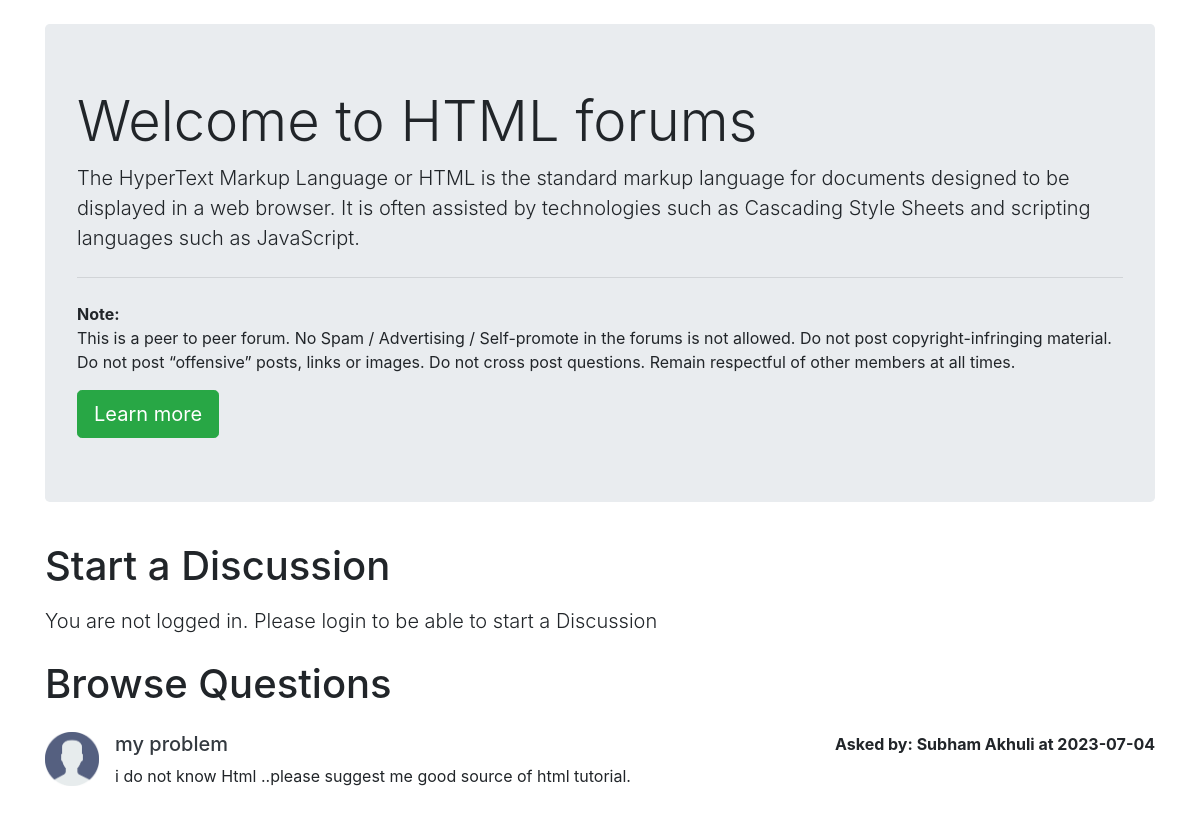
The app's page /threadlist.php?catid=2 with its own data.
### tables this page shows
CREATE TABLE `categories` (
  `category_id` int(11) NOT NULL,
  `category_name` varchar(50) NOT NULL,
  `category_description` varchar(255) NOT NULL,
  `created` datetime NOT NULL DEFAULT current_timestamp()
);

CREATE TABLE `threads` (
  `thread_id` int(11) NOT NULL,
  `thread_title` varchar(255) NOT NULL,
  `thread_desc` text NOT NULL,
  `thread_cat_id` int(7) NOT NULL,
  `thread_user_id` int(7) NOT NULL,
  `timestamp` date DEFAULT current_timestamp()
);

CREATE TABLE `users` (
  `sno` int(11) NOT NULL,
  `username` varchar(60) NOT NULL,
  `user_email` varchar(50) NOT NULL,
  `user_pass` varchar(255) NOT NULL,
  `timestamp` datetime NOT NULL DEFAULT current_timestamp()
);

### threadlist.php (the view, shortened to what this page needs)
<!doctype html>
<html lang="en">
<head>
    <link rel="stylesheet" href="https://stackpath.bootstrapcdn.com/bootstrap/4.5.0/css/bootstrap.min.css"
>
</head>
<body>
    <?php
    $id = $_GET['catid'];
    $sql = "SELECT * FROM `categories` WHERE category_id=$id";
    $result = mysqli_query($conn, $sql);
    while($row = mysqli_fetch_assoc($result)){
        $catname = $row['category_name'];
        $catdesc = $row['category_description'];
    }
    ?>
    <div class="container my-4">
        <div class="jumbotron">
            <h1 class="display-4">Welcome to <?php echo $catname;?> forums</h1>
            <p class="lead"> <?php echo $catdesc;?></p>
            <hr class="my-4">
            <p><b>Note: </b><br>This is a peer to peer forum. No Spam / Advertising / Self-promote in the forums is not allowed. Do not
                post copyright-infringing material. Do not post “offensive” posts, links or images. Do not cross post
                questions. Remain respectful of other members at all times.</p>
            <a class="btn btn-success btn-lg" href="https://www.wikipedia.org/" target="_blank" role="button">Learn more</a>
        </div>
    </div>
    <?php
    if(isset($_SESSION['loggedin']) && $_SESSION['loggedin']==true){
    echo '<div class="container">
            <h1 class="py-2">Start a Discussion</h1>
            <form action="'. $_SERVER["REQUEST_URI"] . '" method="post">
                <div class="form-group">
                    <label for="exampleInputEmail1">Problem Title</label>
                    <input type="text" class="form-control" id="title" name="title" aria-describedby="emailHelp">
                    <small id="emailHelp" class="form-text text-muted">Keep your title as short and crisp as
                        possible</small>
                </div>
                <input type="hidden" name="sno" value="'. $_SESSION["sno"]. '">
                <div class="form-group">
                    <label for="exampleFormControlTextarea1">Ellaborate Your Concern</label>
                    <textarea class="form-control" id="desc" name="desc" rows="3"></textarea>
                </div>
                <button type="submit" class="btn btn-success">Submit</button>
            </form>
        </div>';
    }
    else{
        echo '
        <div class="container">
        <h1 class="py-2">Start a Discussion</h1>
           <p class="lead">You are not logged in. Please login to be able to start a Discussion</p>
        </div>
        ';
    }
    ?>
    <div class="container mb-5" id="ques">
        <h1 class="py-2">Browse Questions</h1>
    <?php
    $id = $_GET['catid'];
    $sql = "SELECT * FROM `threads` WHERE thread_cat_id=$id";
    $result = mysqli_query($conn, $sql);
    while($row = mysqli_fetch_assoc($result)){
        $id = $row['thread_id'];
        $title = $row['thread_title'];
        $desc = $row['thread_desc'];
        $thread_time = $row['timestamp'];
        $thread_user_id = $row['thread_user_id'];
        $sql2 = "SELECT username FROM `users` WHERE sno='$thread_user_id'";
        $result2 = mysqli_query($conn, $sql2);
        $row2 = mysqli_fetch_assoc($result2);
        echo '<div class="media my-3">
            <img src="userdefault.png" width="54px" class="mr-3" alt="...">
            <div class="media-body">'.
             '<h5 class="mt-0"> <a class="text-dark" href="threads.php?threadid=' . $id. '">'. $title . ' </a></h5>
                '. $desc . ' </div>'.'<div class="font-weight-bold my-0"> Asked by: '. $row2['username'] . ' at '. $thread_time. '</div>'.
        '</div>';
        }
    ?>
    </div>
</body>
</html>

### threadlist.php (style rules this page uses)
#ques { min-height: 433px; }

### records on screen
categories: category_name "HTML", category_description "The HyperText Markup Language or HTML is the standard markup language for documents designed to be displayed in a web browser. It is often assisted by technologies such as Cascading Style Sheets and scripting languages such as JavaScript."
threads: thread_title "my problem", thread_desc "i do not know Html ..please suggest me good source of html tutorial.", users.username "Subham Akhuli", timestamp "2023-07-04"
